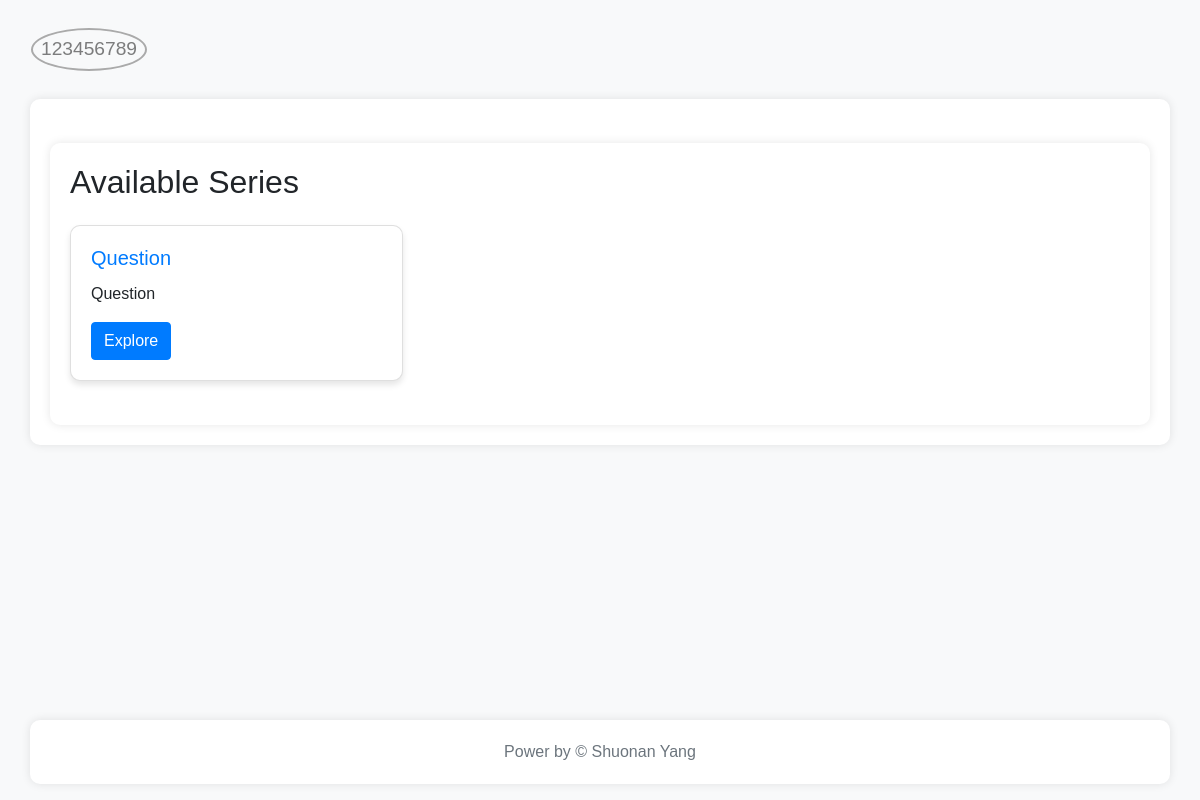
Before: /answerquestion/123456789/ with the older database file.
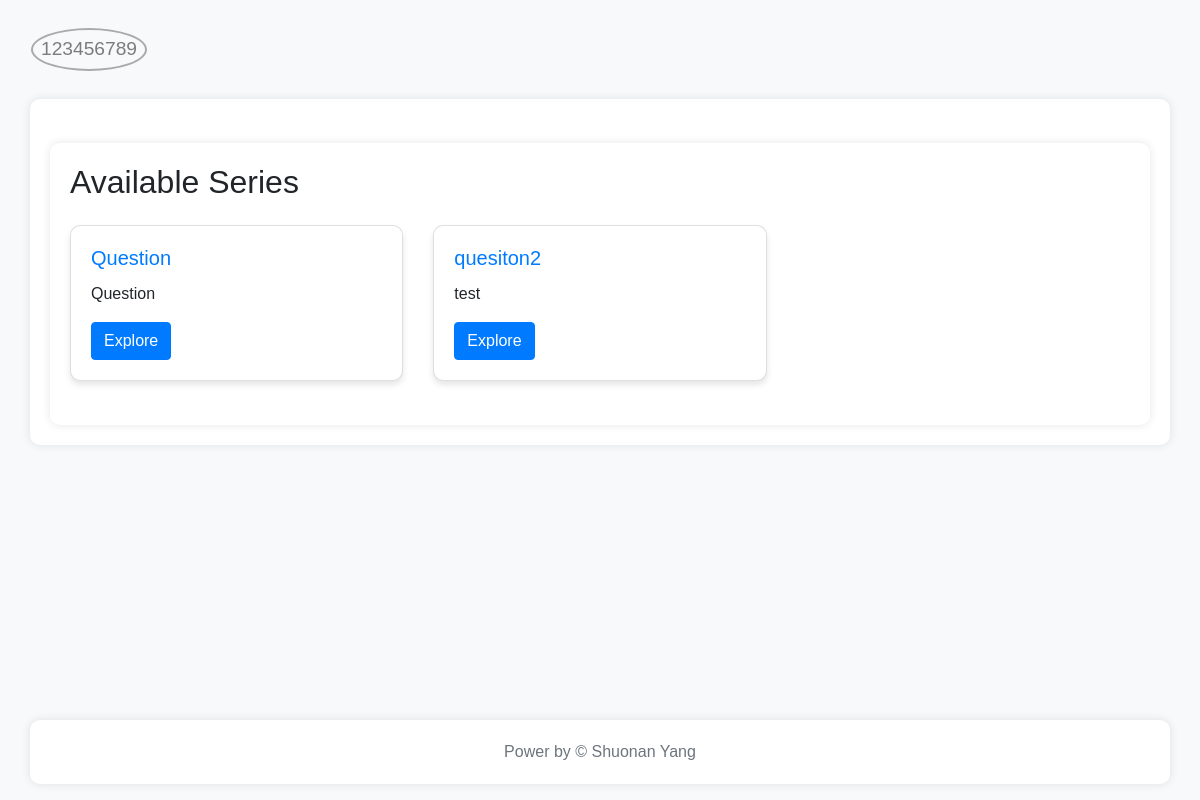
After: the same page with the newer database file.
### answerquestion/models.py (models this page shows, shortened)
class Series(models.Model):
    name = models.CharField(max_length=200)
    description = models.TextField()

### answerquestion/views.py (the view)
# urls.py: path('<str:nickname>/', views.index, name='index'),  # get nickname in url
def index(request, nickname):
    series_list = Series.objects.all()
    user_profile = get_object_or_404(PlayerProfile, nickname=nickname)
    completed_series_ids = user_profile.completed_series.values_list('id', flat=True)
    series_with_status = []
    for series in series_list:
        series_with_status.append({
            'series': series,
            'is_completed': series.id in completed_series_ids,
        })
    return render(request, 'answerquestion/index.html', {
        'series_with_status': series_with_status,
        'user_nickname': user_profile.nickname,
    })

### answerquestion/templates/answerquestion/index.html
{% extends 'answerquestion/base.html' %}
{% block content %}
<div class="container mt-4">
    <h2 class="mb-4">Available Series</h2>
    <div class="row">
        {% for item in series_with_status %}
            <div class="col-md-4 mb-4">
                <div class="card">
                    <div class="card-body">
                        <h5 class="card-title">{{ item.series.name }}</h5>
                        <p class="card-text">{{ item.series.description }}</p>
                        {% if item.is_completed %}
                            <a href="#" class="btn btn-success">Completed</a>
                        {% else %}
                            <a href="{% url 'ans:series_detail' item.series.id user_nickname %}" class="btn btn-primary">Explore</a>
                        {% endif %}
                    </div>
                </div>
            </div>
        {% endfor %}
    </div>
</div>
{% endblock %}

Changed rows visible on the page:
added Series: series.name "quesiton2", series.description "test"
